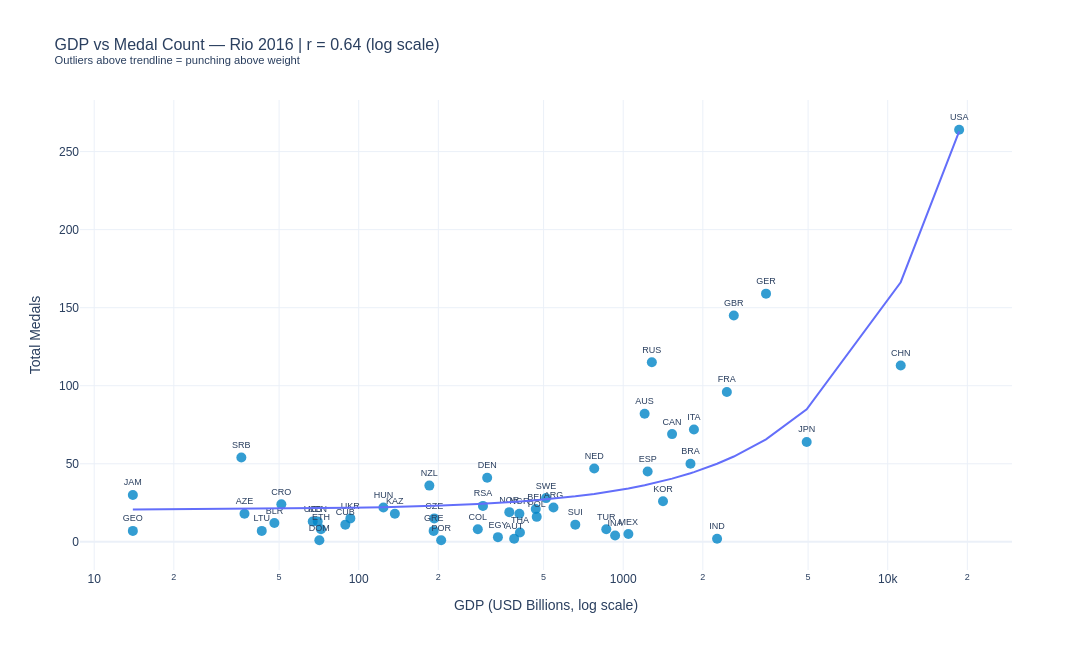

Notebook source saved alongside this figure:
### Markdown cell above
## 5. GDP vs Medal Count Correlation
*GDP data (2016 USD) sourced from World Bank estimates embedded here as reference values.*

### Code cell
# GDP (2016, USD billions) for top medal-winning nations
gdp_data = {
    'USA':18624,'CHN':11199,'GBR':2619,'AUS':1205,'GER':3467,
    'RUS':1283,'FRA':2465,'ITA':1851,'KOR':1414,'JPN':4940,
    'NED':777, 'HUN':124, 'CUB':89,  'SWE':511, 'CAN':1530,
    'BRA':1796,'NZL':185, 'KEN':70,  'JAM':14,  'ETH':72,
    'ESP':1237,'NOR':371, 'DEN':306, 'BEL':467, 'POL':471,
    'UKR':93,  'CZE':193, 'RSA':295, 'ARG':545, 'MEX':1046,
    'COL':282, 'GRE':192, 'AUT':387, 'SUI':659, 'POR':205,
    'TUR':863, 'IND':2264,'NGR':405, 'EGY':336, 'INA':932,
    'THA':407, 'UZB':67,  'KAZ':137, 'AZE':37,  'GEO':14,
    'DOM':71,  'BLR':48,  'LTU':43,  'CRO':51,  'SRB':36,
}

# Merge with modern medals (2016 Games = last in dataset)
medals_2016 = (
    summer[(summer['Year'] == 2016) & (summer['Medal_Won'] == 1)]
    .groupby('NOC')['Medal_Won']
    .sum()
    .reset_index()
    .rename(columns={'Medal_Won': 'Medals_2016'})
)

medals_2016['GDP_USD_B'] = medals_2016['NOC'].map(gdp_data)
gdp_medal = medals_2016.dropna(subset=['GDP_USD_B']).copy()
gdp_medal['GDP_log'] = np.log10(gdp_medal['GDP_USD_B'])

# Correlation
corr = gdp_medal[['GDP_USD_B', 'Medals_2016']].corr().iloc[0,1]
corr_log = gdp_medal[['GDP_log', 'Medals_2016']].corr().iloc[0,1]
print(f'Pearson correlation — GDP vs Medals (2016): r = {corr:.3f}')
print(f'Pearson correlation — log(GDP) vs Medals:    r = {corr_log:.3f}')

fig = px.scatter(
    gdp_medal,
    x='GDP_USD_B', y='Medals_2016',
    text='NOC',
    log_x=True,
    trendline='ols',
    title=f'GDP vs Medal Count — Rio 2016 | r = {corr_log:.2f} (log scale)<br><sup>Outliers above trendline = punching above weight</sup>',
    labels={'GDP_USD_B': 'GDP (USD Billions, log scale)', 'Medals_2016': 'Total Medals'},
    template='plotly_white', width=1100, height=650
)
fig.update_traces(
    selector=dict(mode='markers+text'),
    textposition='top center', textfont_size=9,
    marker=dict(color=OLY['blue'], size=10, opacity=0.8)
)
fig.update_layout(font_family='Arial', title_font_size=16)
fig.write_html(OUT_FIGS / 'noc_scatter_gdpVsMedals.html')
fig.show()

gdp_medal.to_csv(OUT_TABLES / 'noc_gdp_medals_2016.csv', index=False)
logger.info('Saved GDP vs medals chart.')

### Figure 1 — Plotly figure (JSON) as saved in the notebook; plotly's stock layout.template omitted (floating-point values rounded to 4 significant figures)
{"data": [{"hovertemplate": "GDP (USD Billions, log scale)=%{x}<br>Total Medals=%{y}<br>NOC=%{text}<extra></extra>", "legendgroup": "", "marker": {"color": "#0085C7", "opacity": 0.8, "size": 10, "symbol": "circle"}, "mode": "markers+text", "name": "", "orientation": "v", "showlegend": false, "text": ["ARG", "AUS", "AUT", "AZE", "BEL", "BLR", "BRA", "CAN", "CHN", "COL", "CRO", "CUB", "CZE", "DEN", "DOM", "EGY", "ESP", "ETH", "FRA", "GBR", "GEO", "GER", "GRE", "HUN", "INA", "IND", "ITA", "JAM", "JPN", "KAZ", "KEN", "KOR", "LTU", "MEX", "NED", "NGR", "NOR", "NZL", "POL", "POR", "RSA", "RUS", "SRB", "SUI", "SWE", "THA", "TUR", "UKR", "USA", "UZB"], "textfont": {"size": 9}, "textposition": "top center", "type": "scatter", "x": [545.0, 1205.0, 387.0, 37.0, 467.0, 48.0, 1796.0, 1530.0, 11200.0, 282.0, 51.0, 89.0, 193.0, 306.0, 71.0, 336.0, 1237.0, 72.0, 2465.0, 2619.0, 14.0, 3467.0, 192.0, 124.0, 932.0, 2264.0, 1851.0, 14.0, 4940.0, 137.0, 70.0, 1414.0, 43.0, 1046.0, 777.0, 405.0, 371.0, 185.0, 471.0, 205.0, 295.0, 1283.0, 36.0, 659.0, 511.0, 407.0, 863.0, 93.0, 18620.0, 67.0], "xaxis": "x", "y": [22, 82, 2, 18, 21, 12, 50, 69, 113, 8, 24, 11, 15, 41, 1, 3, 45, 8, 96, 145, 7, 159, 7, 22, 4, 2, 72, 30, 64, 18, 13, 26, 7, 5, 47, 18, 19, 36, 16, 1, 23, 115, 54, 11, 28, 6, 8, 15, 264, 13], "yaxis": "y"}, {"hovertemplate": "<b>OLS trendline</b><br>Medals_2016 = 0.0130147 * GDP_USD_B + 20.5596<br>R<sup>2</sup>=0.644237<br><br>GDP (USD Billions, log scale)=%{x}<br>Total Medals=%{y} <b>(trend)</b><extra></extra>", "legendgroup": "", "marker": {"color": "#636efa", "symbol": "circle"}, "mode": "lines", "name": "", "showlegend": false, "type": "scatter", "x": [14.0, 14.0, 36.0, 37.0, 43.0, 48.0, 51.0, 67.0, 70.0, 71.0, 72.0, 89.0, 93.0, 124.0, 137.0, 185.0, 192.0, 193.0, 205.0, 282.0, 295.0, 306.0, 336.0, 371.0, 387.0, 405.0, 407.0, 467.0, 471.0, 511.0, 545.0, 659.0, 777.0, 863.0, 932.0, 1046.0, 1205.0, 1237.0, 1283.0, 1414.0, 1530.0, 1796.0, 1851.0, 2264.0, 2465.0, 2619.0, 3467.0, 4940.0, 11200.0, 18620.0], "xaxis": "x", "y": [20.74, 20.74, 21.03, 21.04, 21.12, 21.18, 21.22, 21.43, 21.47, 21.48, 21.5, 21.72, 21.77, 22.17, 22.34, 22.97, 23.06, 23.07, 23.23, 24.23, 24.4, 24.54, 24.93, 25.39, 25.6, 25.83, 25.86, 26.64, 26.69, 27.21, 27.65, 29.14, 30.67, 31.79, 32.69, 34.17, 36.24, 36.66, 37.26, 38.96, 40.47, 43.93, 44.65, 50.03, 52.64, 54.65, 65.68, 84.85, 166.3, 262.9], "yaxis": "y"}], "layout": {"font": {"family": "Arial"}, "height": 650, "legend": {"tracegroupgap": 0}, "title": {"font": {"size": 16}, "text": "GDP vs Medal Count — Rio 2016 | r = 0.64 (log scale)<br><sup>Outliers above trendline = punching above weight</sup>"}, "width": 1100, "xaxis": {"anchor": "y", "domain": [0.0, 1.0], "title": {"text": "GDP (USD Billions, log scale)"}, "type": "log"}, "yaxis": {"anchor": "x", "domain": [0.0, 1.0], "title": {"text": "Total Medals"}}}}
